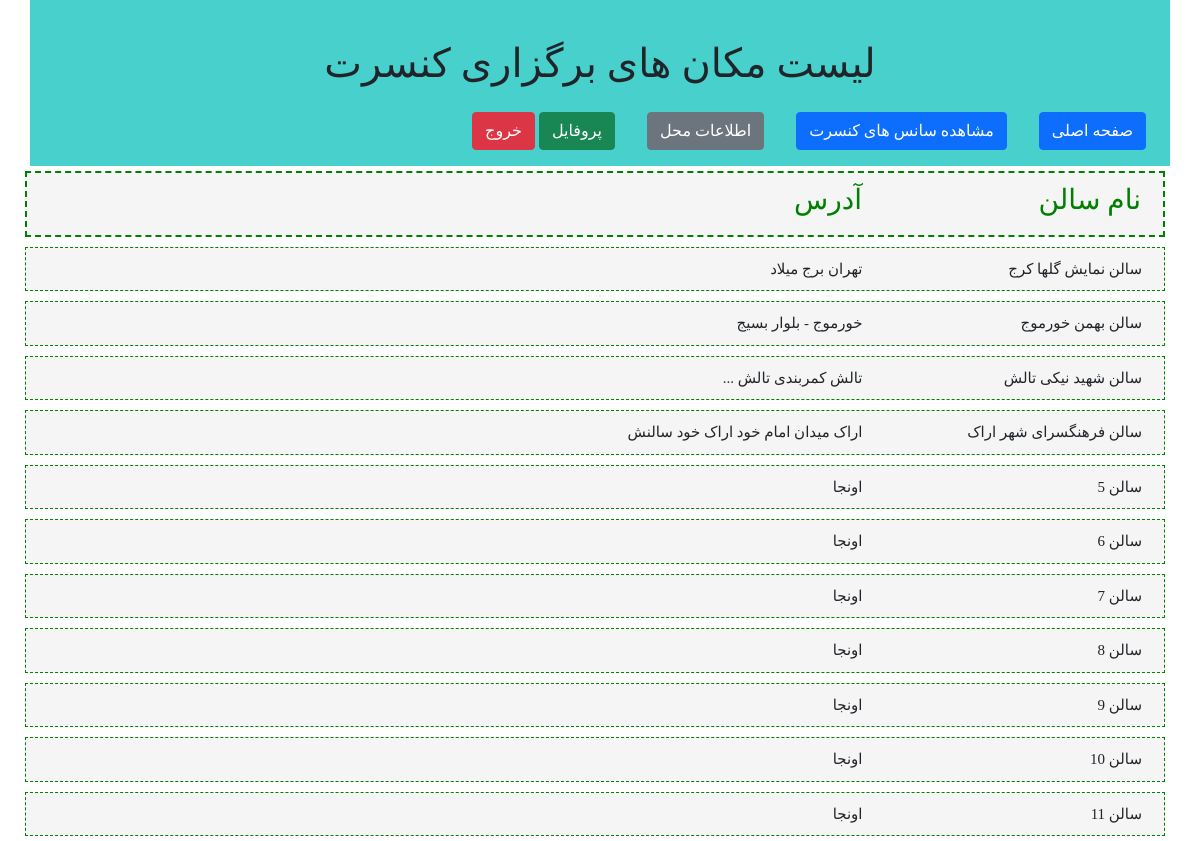
Page /ticketSales/location/list (signed in) on the committed database.
### ticketSales/models.py (models this page shows, shortened)
class locationModel(models.Model):
  class Meta:
    verbose_name='محل برگزاری'
    verbose_name_plural='محل برگزاری'
  IdNumber = models.IntegerField(primary_key=True,verbose_name='شناسه')
  Name=models.CharField(max_length=100,verbose_name='نام')
  Address=models.CharField(max_length=500,default='تهران برج میلاد',verbose_name='آدرس')
  Phone=models.CharField(max_length=11,verbose_name='شماره تلفن')
  capacity=models.IntegerField(verbose_name='ظرفیت')

### ticketSales/views.py (the view)
# urls.py: path('location/list',views.locationListView),
@login_required
def locationListView(request):
  locations = locationModel.objects.all()
  context = {
    "locationlist":locations,
  }
  return render(request,"ticketSales/locationList.html",context)

### ticketSales/templates/ticketSales/locationList.html
{% extends "ticketSales/layout.html" %}
{% block titlepage %}
    لیست مکان های برگزاری کنسرت
{% endblock%}
{% block mainContent %}
    <div class="row locationHeader">
        <div class="col-md-3">
            <h3>نام سالن</h3>
        </div>
        <div class="col-md-9">
        <h3>آدرس</h3>
        </div>
    </div>
    {% if locationlist %}
        {% for location in locationlist %}
            <div class="row location">
                <div class="col-md-3">
                    {{ location.Name }}
                </div>
                <div class="col-md-9">
                    {{ location.Address }}
                </div>
            </div>
        {% endfor %}
    {% endif %}
{% endblock%}

### ticketSales/static/ticketSales/css/style.css (style rules this page uses)
body { font-family: Vazir; }
.location { margin: 5px; background-color: whitesmoke; font-size: 15px; border: 1px dashed green; padding: 10px; text-align: right; }
.locationHeader { background-color: whitesmoke; margin: 5px; text-align: right; font-size: 15px; border: 2px dashed green; padding: 10px; color: green; }

### rows in the picture
locationModel: Name "سالن نمایش گلها کرج", Address "تهران برج میلاد"
locationModel: Name "سالن بهمن خورموج", Address "خورموج - بلوار بسیج"
locationModel: Name "سالن شهید نیکی تالش", Address "تالش کمربندی تالش ..."
locationModel: Name "سالن فرهنگسرای شهر اراک", Address "اراک میدان امام خود اراک خود سالنش"
locationModel: Name "سالن 5", Address "اونجا"
locationModel: Name "سالن 6", Address "اونجا"
locationModel: Name "سالن 7", Address "اونجا"
locationModel: Name "سالن 8", Address "اونجا"
locationModel: Name "سالن 9", Address "اونجا"
locationModel: Name "سالن 10", Address "اونجا"
locationModel: Name "سالن 11", Address "اونجا"
